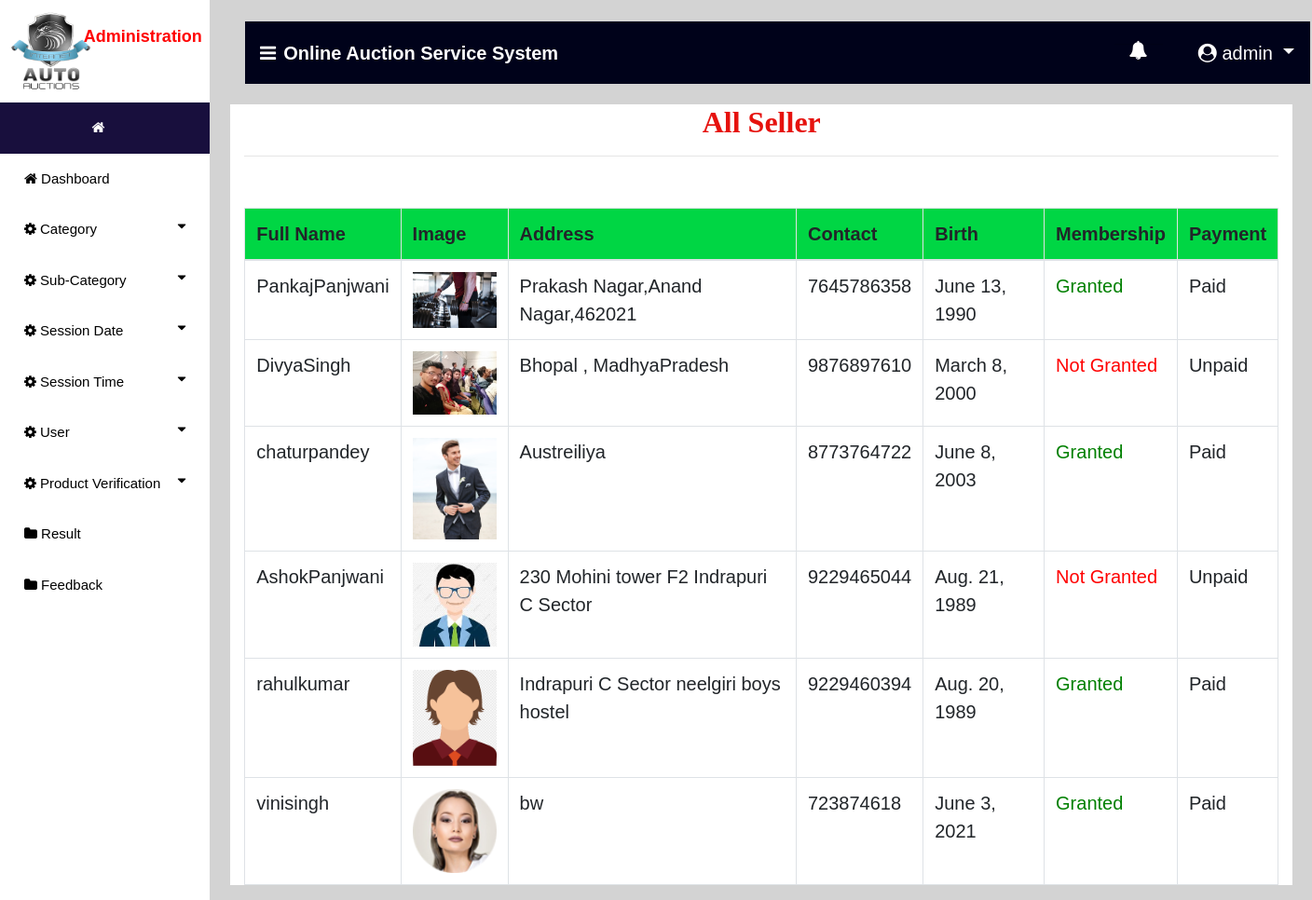
/seller_user (signed in), run on the app's committed database.
### auction/models.py (models this page shows, shortened)
class Auction_User(models.Model):
    user = models.ForeignKey(User,on_delete=models.CASCADE,null=True)
    dob = models.DateField(null=True)
    address = models.CharField(max_length=100,null=True)
    contact = models.CharField(max_length=10,null=True)
    image = models.FileField(null=True)
    membership = models.ForeignKey(Member_fee,on_delete=models.CASCADE,null=True)

class Member_fee(models.Model):
    fee = models.CharField(max_length=20,null=True)

### auction/views.py (the view)
# urls.py: path('seller_user', Seller_User,name="seller_user"),
def Seller_User(request):
    if not request.user.is_staff:
        return redirect('login_user')
    user1 = User.objects.get(id=request.user.id)
    pro=""
    try:
        pro = Bidder.objects.get(user=user1)
        if pro:
            error="pat"
    except:
        pro = Auction_User.objects.get(user=user1)
    error = False
    st = Status.objects.get(status = "pending")
    prod = Auction_User.objects.all()
    d = {'error':error,'pro':pro,'data':pro,'prod':prod}
    return render(request, 'auction_user.html',d)

### auction/templates/auction_user.html (shortened to what this page needs)
{% extends 'navigation3.html' %}
{% block body1 %}
 <div class="container" style="background:white">
<center><h2 style = "font-family : 'Monotype Corsiva' ; color : #E6120E ; font-weight : bold;margin-top:2%">All Seller</h2></center><hr>
<table class="table table-bordered" id="myTable">
  <thead>
  <tr>
    <th>Full Name</th>
    <th>Image</th>
    <th>Address</th>
    <th>Contact</th>
    <th>Birth</th>
    <th>Membership</th>
    <th>Payment</th>
  </tr>
  </thead>
   <tbody>
{% for i in prod %}
  <tr>
    <td>{{i.user.first_name}}{{i.user.last_name}}</td>
    <td><img src="{{i.image.url}}" style="width:90px"> </td>
    <td>{{i.address}}</td>
    <td>{{i.contact}}</td>
    <td>{{i.dob}}</td>
    {% if i.membership.fee == "Paid" %}
    <td style="color:green">Granted</td>
    {% else %}
    <td style="color:red">Not Granted</td>
    {% endif %}
    <td>{{i.membership.fee}}</td>
  </tr>
{% endfor %}
    </tbody>
</table>
 </div>
{% endblock %}

### auction/templates/navigation3.html (shortened to what this page needs)
{% extends 'navigation2.html' %}
{% block body %}
<nav class="navbar navbar-expand-lg navbar-light" style="margin-left:2%;margin-top:2%;width:99%;background-color:#00021a">
  <a class="navbar-brand" href="#" style="color:white;font-weight:bold"><i class="fa fa-bars" style="margin-right:8px"></i>Online Auction Service System</a>
  {% if request.user.is_staff %}
     <div class="collapse navbar-collapse nav justify-content-end" id="navbarNavDropdown">
      <li class="nav-item dropdown" style="margin-right:3%;color:white;margin-left:600px">
        <a class="nav-link dropdown" style="margin-left:5%;color:white" href="#" id="navbarDropdown" role="button" data-toggle="dropdown" aria-haspopup="true">
          <i class="fa fa-bell" style="top:0;padding-bottom:10px">{{count}}</i>
        </a>
        <hr>
      </li>
  </div>
     {% endif %}
  <div class="collapse navbar-collapse nav justify-content-end" id="navbarNavDropdown">
      <li class="nav-item dropdown" style="margin-right:3%;color:white">
        <a class="nav-link dropdown-toggle" style="color:white;margin-left:5%" href="#" id="navbarDropdown" role="button" data-toggle="dropdown" aria-haspopup="true" aria-expanded="false">
          <i class="fa fa-user-circle"></i> {{request.user.username}}
        </a>
      </li>
  </div>
 </nav>
{% block body1 %}
{% endblock %}
{% endblock %}

### auction/templates/navigation2.html (style rules this page uses)
thead { background:#00d644; }
body { font-family: "Lato", sans-serif; }
body { margin:0;font-family:Arial }
.dropdown { float:right; }

### data on the page
Auction_User: user.first_name "Pankaj", user.last_name "Panjwani", image (picture), address "Prakash Nagar,Anand Nagar,462021", contact "7645786358", dob "June 13, 1990", shows "Granted", membership.fee "Paid"
Auction_User: user.first_name "Divya", user.last_name "Singh", image (picture), address "Bhopal , MadhyaPradesh", contact "9876897610", dob "March 8, 2000", shows "Not Granted", membership.fee "Unpaid"
Auction_User: user.first_name "chatur", user.last_name "pandey", image (picture), address "Austreiliya", contact "8773764722", dob "June 8, 2003", shows "Granted", membership.fee "Paid"
Auction_User: user.first_name "Ashok", user.last_name "Panjwani", image (picture), address "230 Mohini tower F2 Indrapuri C Sector", contact "9229465044", dob "Aug. 21, 1989", shows "Not Granted", membership.fee "Unpaid"
Auction_User: user.first_name "rahul", user.last_name "kumar", image (picture), address "Indrapuri C Sector neelgiri boys hostel", contact "9229460394", dob "Aug. 20, 1989", shows "Granted", membership.fee "Paid"
Auction_User: user.first_name "vini", user.last_name "singh", image (picture), address "bw", contact "723874618", dob "June 3, 2021", shows "Granted", membership.fee "Paid"

### other printed values
{{ request.user.username }} "admin"
